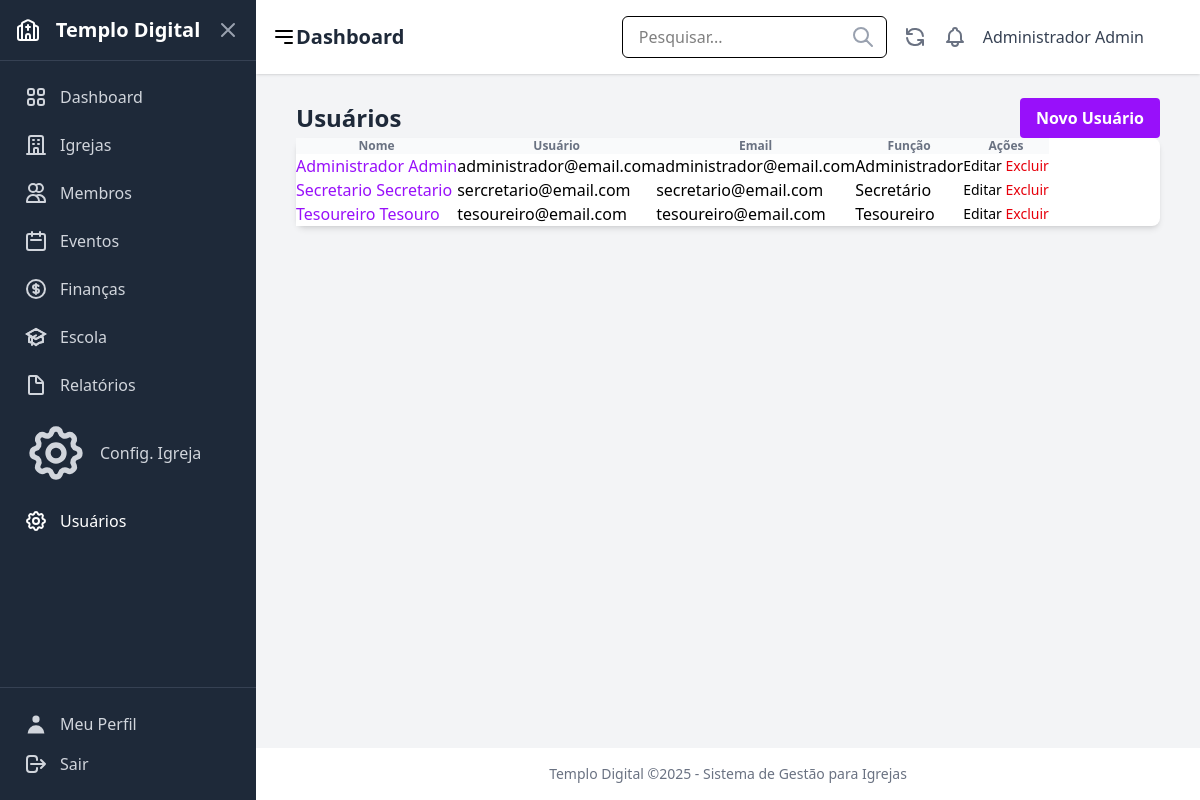
The page /usuarios/ (signed in) on the database as committed earlier.
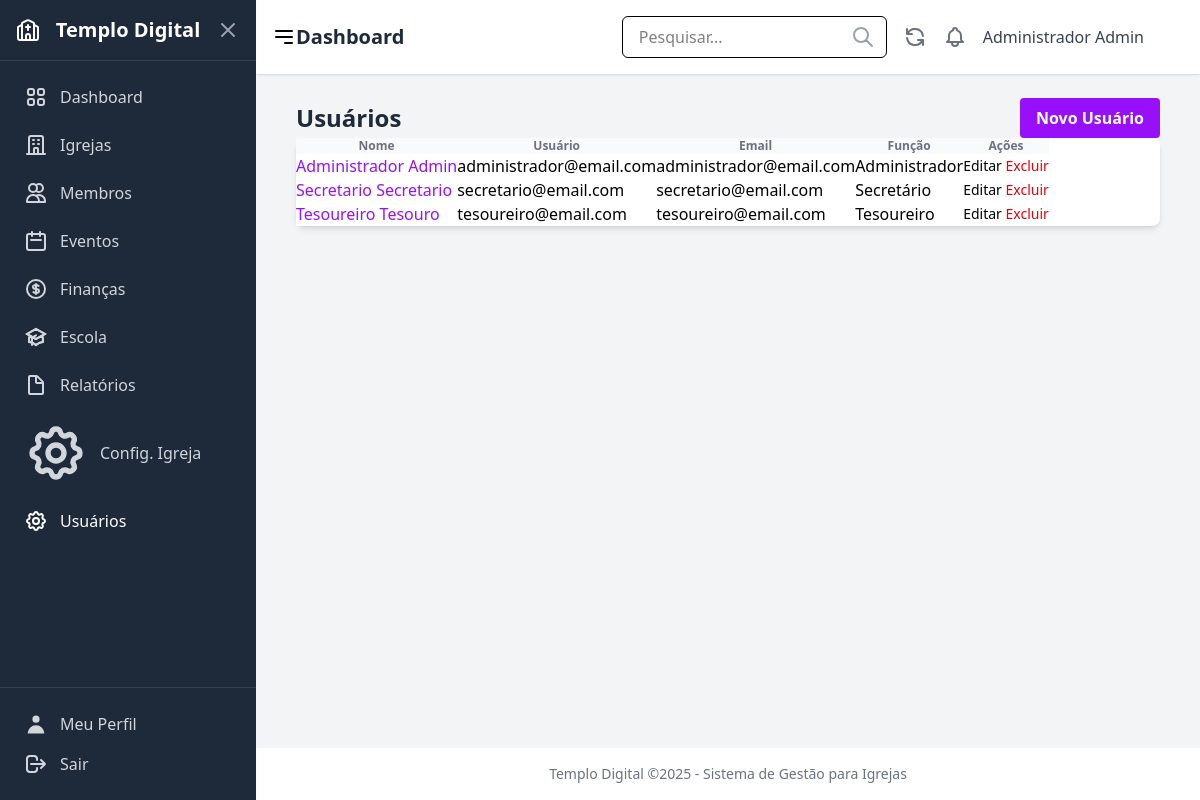
The same page on the database as committed later.
### users/models.py (models this page shows, shortened)
class CustomUser(AbstractUser):
    ROLE_CHOICES = [
        ('admin', 'Administrador'),
        ('pastor', 'Pastor'),
        ('secretario', 'Secretário'),
        ('tesoureiro', 'Tesoureiro'),
        ('lider', 'Líder'),
        ('membro', 'Membro'),
    ]
    role = models.CharField(
        _('Função'),
        max_length=20,
        choices=ROLE_CHOICES,
        default='membro',
        help_text=_('Define o nível de permissão do usuário no sistema')
    )
    phone = models.CharField(
        _('Telefone'),
        max_length=20,
        blank=True,
        null=True
    )
    address = models.TextField(
        _('Endereço'),
        blank=True,
        null=True
    )
    profile_image = models.ImageField(
        _('Imagem de Perfil'),
        upload_to='profile_images/',
        blank=True,
        null=True
    )
    class Meta:
        verbose_name = _('Usuário')
        verbose_name_plural = _('Usuários')

### users/views.py (the view)
# urls.py: path('', views.user_list, name='user_list'),
@admin_required
def user_list(request):
    users = User.objects.all().order_by('first_name', 'last_name')
    return render(request, 'users/user_list.html', {
        'users': users,
        'active_menu': 'users',
    })

### users/templates/users/user_list.html (shortened to what this page needs)
{% extends 'core/base.html' %}
{% load static %}
{% block content %}
<div class="container mx-auto px-4 py-6">
    <div class="flex justify-between items-center mb-6">
        <h1 class="text-2xl font-bold text-gray-800">Usuários</h1>
        <a href="{% url 'users:user_create' %}" class="bg-purple-600 hover:bg-purple-700 text-white font-bold py-2 px-4 rounded">
            Novo Usuário
        </a>
    </div>
    <div class="bg-white shadow-md rounded-lg overflow-hidden">
        {% if users %}
        <table class="min-w-full divide-y divide-gray-200">
            <thead class="bg-gray-50">
                <tr>
                    <th scope="col" class="px-6 py-3 text-left text-xs font-medium text-gray-500 uppercase tracking-wider">Nome</th>
                    <th scope="col" class="px-6 py-3 text-left text-xs font-medium text-gray-500 uppercase tracking-wider">Usuário</th>
                    <th scope="col" class="px-6 py-3 text-left text-xs font-medium text-gray-500 uppercase tracking-wider">Email</th>
                    <th scope="col" class="px-6 py-3 text-left text-xs font-medium text-gray-500 uppercase tracking-wider">Função</th>
                    <th scope="col" class="px-6 py-3 text-left text-xs font-medium text-gray-500 uppercase tracking-wider">Ações</th>
                </tr>
            </thead>
            <tbody class="bg-white divide-y divide-gray-200">
                {% for user_obj in users %}
                <tr>
                    <td class="px-6 py-4 whitespace-nowrap">
                        <a href="{% url 'users:user_detail' user_obj.pk %}" class="text-purple-600 hover:text-purple-900">{{ user_obj.get_full_name }}</a>
                    </td>
                    <td class="px-6 py-4 whitespace-nowrap">{{ user_obj.username }}</td>
                    <td class="px-6 py-4 whitespace-nowrap">{{ user_obj.email }}</td>
                    <td class="px-6 py-4 whitespace-nowrap">{{ user_obj.get_role_display }}</td>
                    <td class="px-6 py-4 whitespace-nowrap text-sm font-medium">
                        <a href="{% url 'users:user_update' user_obj.pk %}" class="text-indigo-600 hover:text-indigo-900 mr-3">Editar</a>
                        <a href="{% url 'users:user_delete' user_obj.pk %}" class="text-red-600 hover:text-red-900">Excluir</a>
                    </td>
                </tr>
                {% endfor %}
            </tbody>
        </table>
        {% else %}
        <div class="p-6 text-center text-gray-500">
            Nenhum usuário cadastrado. <a href="{% url 'users:user_create' %}" class="text-purple-600 hover:text-purple-900">Criar novo usuário</a>.
        </div>
        {% endif %}
    </div>
</div>
{% endblock %}

Rows that differ between the two databases and show on the page:
changed CustomUser "Secretario Secretario": username "sercretario@email.com" → "secretario@email.com"
